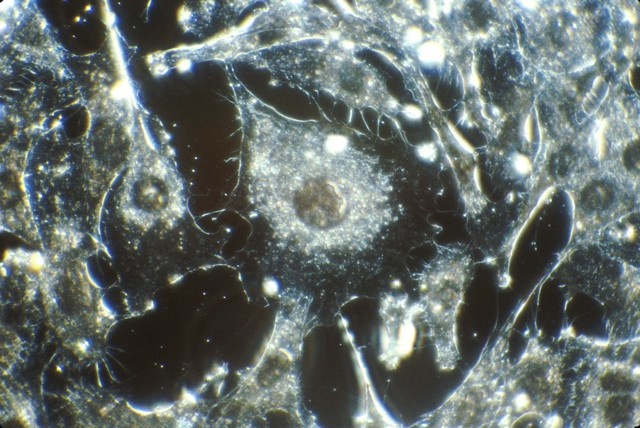
#> input picture benchmarks/real_image/assets/nci_cancer_cells_public_domain_640.jpg, 640 x 428 px
$ python -i splice_forensics_triage.py   (imports and definitions only)
#> lines starting #> are read from the running program, lines starting #| are printed output that depends on the picture
#> further down, picture is the input picture: PIL image 640x428 RGB; mean R, G, B 101.7, 111.2, 108.2
#!/usr/bin/env python3
"""Weak splice-forensics triage for exported image panels.

This detector is deliberately conservative. ELA, JPEG residuals, local
noise-map outliers, JPEG ghost profile prompts, and CFA-like grid
inconsistencies are not proof of manipulation; they are prompts to inspect the
original acquisition files, assembly history, and specialist image-forensics
tools when an exported panel has localized residual/noise/compression/grid
anomalies.
"""

from __future__ import annotations

import argparse
from io import BytesIO
import json
import math
from pathlib import Path
from typing import Any

ROOT = Path(__file__).resolve().parents[2]

from detectors.image.image_io import DEFAULT_MAX_FRAMES, normalized_frame_inventory, normalized_rgb


DETECTOR_NAME = "image.splice_forensics_triage"
DETECTOR_VERSION = "0.2.0"
IMAGE_EXTS = {".png", ".jpg", ".jpeg", ".tif", ".tiff", ".bmp", ".webp"}
JPEG_EXTS = {".jpg", ".jpeg"}


# [156 lines left out: functions relpath, collect_images, open_rgb, resize_for_screen, robust_z, tile_stats and 4 more, not called in this run]


def cfa_grid_energy_array(img: Any) -> Any:
    """Return a weak Bayer/CFA-like 2x2 chroma-grid energy map.

    This is not sensor-pattern authentication. It only looks for localized
    high-frequency 2x2 chroma-grid energy that differs from the rest of the
    exported panel enough to justify raw-file or specialist review.
    """
    import cv2
    import numpy as np

    rgb = np.asarray(img.convert("RGB"), dtype=np.float32)
    chroma_opponent = ((rgb[:, :, 0] - rgb[:, :, 1]) + (rgb[:, :, 2] - rgb[:, :, 1])) / 2.0
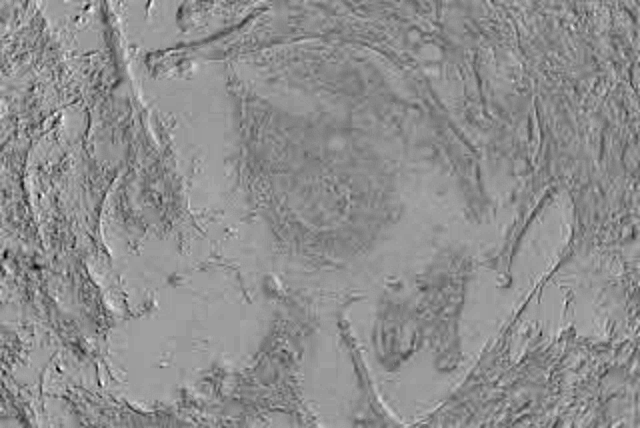
#> chroma_opponent: shape (428, 640) float32; min -62, max 37.5, mean -6.3; drawn with min black and max white
    kernels = [
        np.asarray([[1.0, -1.0], [-1.0, 1.0]], dtype=np.float32),
        np.asarray([[1.0, -1.0], [1.0, -1.0]], dtype=np.float32),
        np.asarray([[1.0, 1.0], [-1.0, -1.0]], dtype=np.float32),
    ]
    responses = [
        np.abs(cv2.filter2D(chroma_opponent, ddepth=-1, kernel=kernel / 4.0))
        for kernel in kernels
    ]
#> responses = 3 items
    energy = np.maximum.reduce(responses)
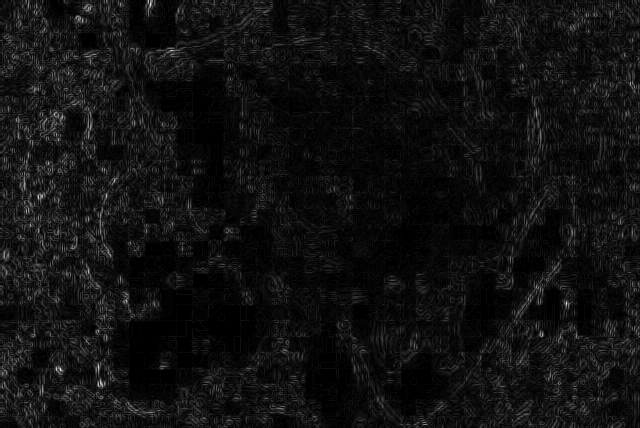
#> energy: shape (428, 640) float32; min 0, max 21.62, mean 1.4; drawn with min black and max white
    return cv2.GaussianBlur(energy, (0, 0), sigmaX=0.6)


# [385 lines left out: functions strongest_tile, candidate, analyze_image, build_payload, main, not called in this run]


# [2 lines not run here, left out]

>>> from PIL import Image
>>> picture = Image.open('../../benchmarks/real_image/assets/nci_cancer_cells_public_domain_640.jpg')
>>> result = cfa_grid_energy_array(picture)
